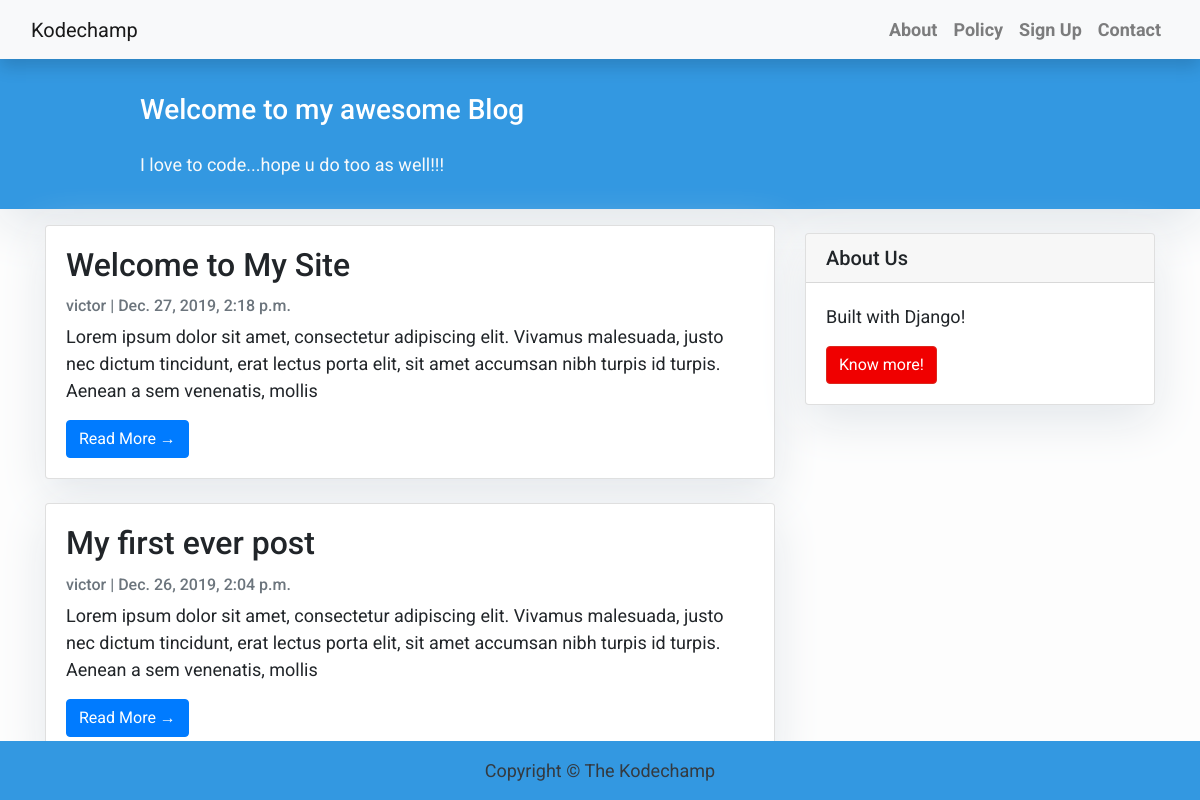
The page / on the database its author committed.
### blog/models.py (models this page shows, shortened)
class Post(models.Model):
    title = models.CharField(max_length=200, unique=True)
    slug = models.SlugField(max_length=200, unique=True)
    author = models.ForeignKey(User, on_delete=models.CASCADE, related_name='blog_posts')
    updated_on = models.DateTimeField(auto_now=True)
    content = models.TextField()
    created_on = models.DateTimeField(auto_now_add=True)
    status = models.IntegerField(choices=STATUS, default=0)
    class Meta:
        ordering = ['-created_on']

### blog/views.py (the view)
# urls.py: path('', views.PostList.as_view(), name='home'),
class PostList(generic.ListView):
    queryset = Post.objects.filter(status=1).order_by('-created_on')
    template_name = 'blog/index.html'  # a list of all posts will be displayed on index.html

### blog/templates/blog/index.html (shortened to what this page needs)
{% extends 'blog/base.html' %}
{% block content %}
<header class="masthead">
    <div class="container">
        <div class="row">
            <div class=" col-md-8 col-md-10 mx-auto">
                <div class="site-heading">
                    <h3 class=" site-heading my-4 mt-3 text-white">
                     {% if user.is_authenticated %}
                        Welcome to my awesome Blog {{ user.username }}
                        {% else %}
                        Welcome to my awesome Blog
                        {% endif %}
                    </h3>
                    <p class="text-light">I love to code...hope u do too as well!!! &nbsp
                    </p>
                </div>
            </div>
        </div>
    </div>
</header>
<div class="container">
    <div class="row">
        <div class="col-md-8 mt-3 left">
            {% for post in post_list %}
            <div class="card mb-4">
                <div class="card-body">
                    <h2 class="card-title">{{ post.title }}</h2>
                    <p class="card-text text-muted h6">{{ post.author }} | {{ post.created_on}} </p>
                    <p class="card-text">{{post.content|slice:":200" }}</p>
                    <a href="{% url 'post_detail' post.slug  %}" class="btn btn-primary">Read More &rarr;</a>
                </div>
            </div>
            {% endfor %}
        </div>
        {% block sidebar %} {% include 'blog/sidebar.html' %} {% endblock sidebar %}
    </div>
</div>
{%endblock%}

### blog/templates/blog/base.html (shortened to what this page needs)
<!DOCTYPE html>
<html lang="en">
<head>
    <link rel="stylesheet" href="https://stackpath.bootstrapcdn.com/bootstrap/4.4.1/css/bootstrap.min.css">
</head>
<body>
    <nav class="navbar navbar-expand-lg navbar-light bg-light shadow" id="mainNav">
        <div class="container-fluid">
            <a class="navbar-brand" href="{% url 'home' %}">Kodechamp</a>
            <div class="collapse navbar-collapse" id="navbarResponsive">
                <ul class="navbar-nav ml-auto">
                    <li class="nav-item text-black">
                            <a class="nav-link text-black font-weight-bold" href="#">About</a>
                        </li>
                        <li class="nav-item text-black">
                            <a class="nav-link text-black font-weight-bold" href="#">Policy</a>
                        </li>
                        {% if user.is_authenticated %}
                         <li class="nav-item text-black">
                            <a class="nav-link text-black font-weight-bold" href="{% url 'logout' %}">Logout</a>
                        </li>
                        {% else %}
                        <li class="nav-item text-black">
                            <a class="nav-link text-black font-weight-bold" href="{% url 'signup' %}">Sign Up</a>
                        </li>
                        {% endif %}
                        <li class="nav-item text-black">
                            <a class="nav-link text-black font-weight-bold" href="{% url 'contact' %}">Contact</a>
                        </li>
                </ul>
            </div>
        </div>
    </nav>
    {% block content %}{% endblock content%}
    <footer class="footer py-3 bg-grey">
        <p class="m-0 text-dark text-center">Copyright &copy; The Kodechamp</p>
    </footer>
</body>
</html>

### blog/templates/blog/sidebar.html (shortened to what this page needs)
 {% block sidebar %}
<div class="col-md-4 float-right ">
<div class="card my-4">
        <h5 class="card-header">About Us</h5>
    <div class="card-body">
        <p class="card-text"> Built with Django!</p>
        <a href="https://facebook.com/kodechamp"
           class="btn btn-danger">Know more!</a>
    </div>
</div>
</div>
{% endblock sidebar %}

### blog/templates/blog/base.html (style rules this page uses)
body { font-family: "Roboto", sans-serif; font-size: 17px; background-color: #fdfdfd; }
.footer { position: fixed; left: 0; bottom: 0; width: 100%; background-color: #3398E1; color: white; text-align: center; }
.shadow { box-shadow: 0 4px 2px -2px rgba(0, 0, 0, 0.1); }
.btn-danger { color: #fff; background-color: #f00000; border-color: #dc281e; }
.masthead { background: #3398E1; height: auto; padding-bottom: 15px; box-shadow: 0 16px 48px #E3E7EB; padding-top: 10px }

### blog/templates/blog/index.html (style rules this page uses)
body { font-family: "Roboto", sans-serif; font-size: 18px; background-color: #fdfdfd; }
.card { box-shadow: 0 16px 48px #E3E7EB; }

### blog/templates/blog/sidebar.html (style rules this page uses)
.card { box-shadow: 0 16px 48px #E3E7EB; }

### rows shown on the page
Post: title "Welcome to My Site", author "victor", created_on "Dec. 27, 2019, 2:18 p.m.", content "Lorem ipsum dolor sit amet, consectetur adipiscing elit. Vivamus malesuada, justo nec dictum tincidunt, erat lectus porta elit, sit amet accumsan nibh turpis id turpis. Aenean a sem venenatis, mollis"
Post: title "My first ever post", author "victor", created_on "Dec. 26, 2019, 2:04 p.m.", content "Lorem ipsum dolor sit amet, consectetur adipiscing elit. Vivamus malesuada, justo nec dictum tincidunt, erat lectus porta elit, sit amet accumsan nibh turpis id turpis. Aenean a sem venenatis, mollis"
